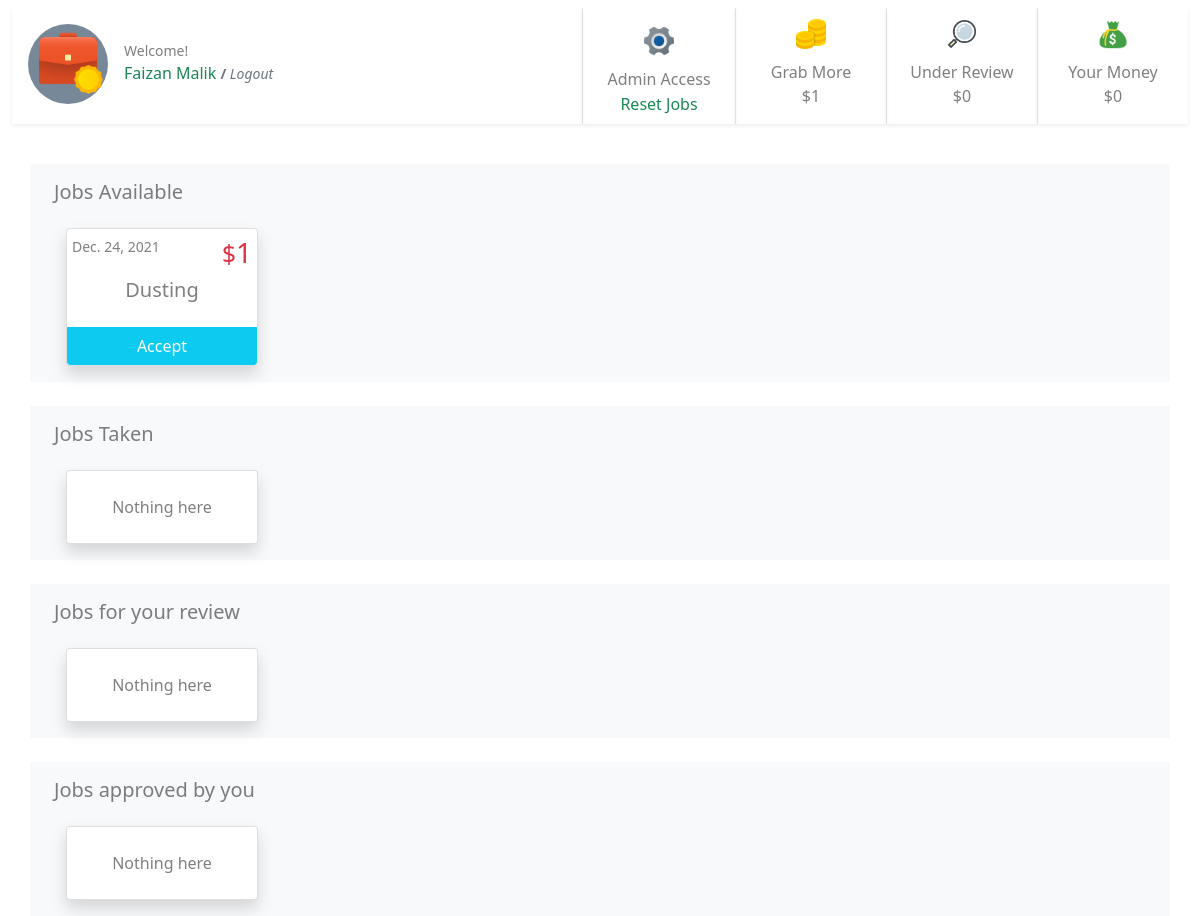
The app's page / (signed in), older data.
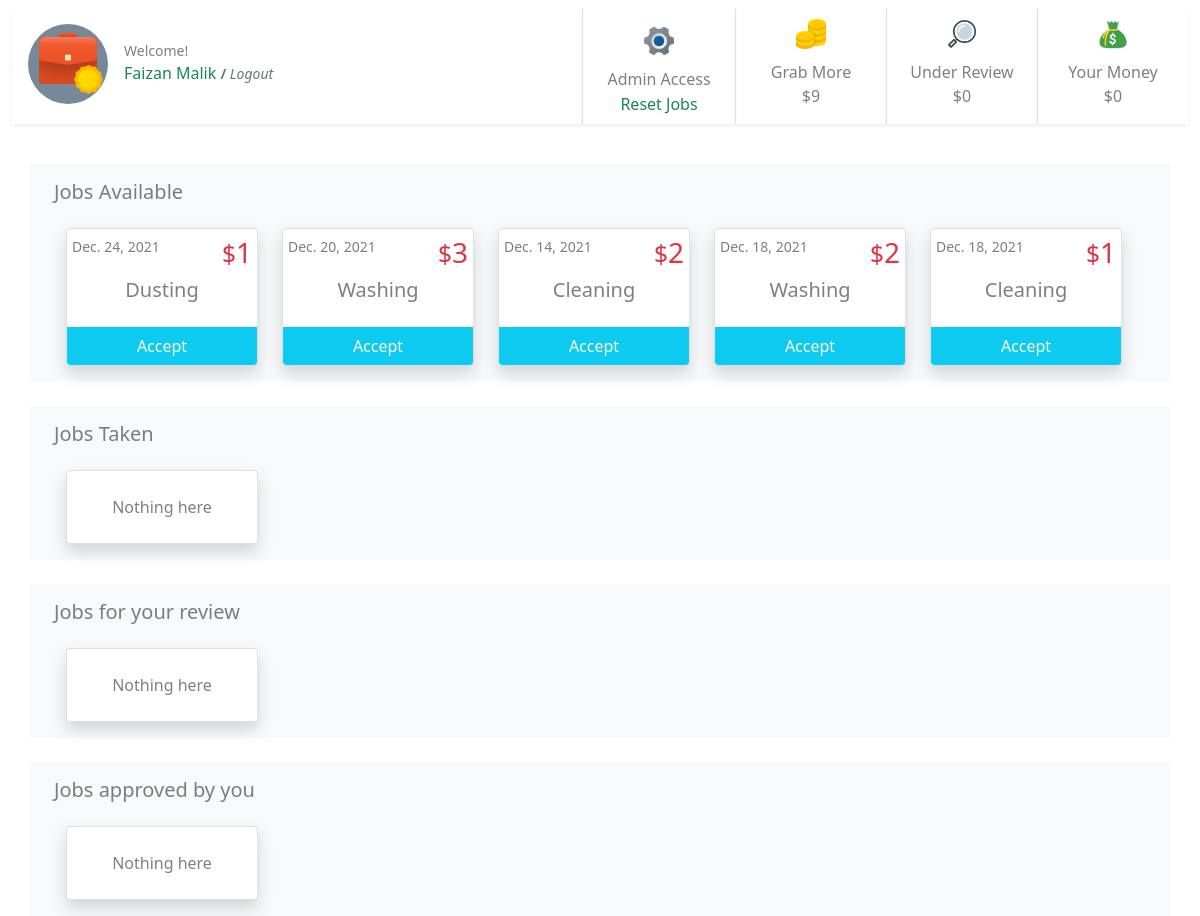
The same page, newer data.
### jobs/models.py (models this page shows, shortened)
class JobPost(models.Model):
    job_title = models.CharField(max_length=200)
    publish_date = models.DateTimeField('date published')
    job_detail = models.CharField(max_length=200)
    job_price = models.IntegerField(default=0)
    job_taken = models.BooleanField(default=False)
    job_under_review = models.BooleanField(default=False)
    job_passed_review = models.BooleanField(default=False)
    job_taken_date = models.DateTimeField('date job taken', null=True, blank=True)
    job_done = models.BooleanField(default=False)
    job_done_date = models.DateTimeField('date job completed', null=True, blank=True)
    job_taker = models.ForeignKey(User, on_delete=models.CASCADE, null=True, blank=True, related_name='job_user')
    job_creator = models.ForeignKey(User, on_delete=models.CASCADE, null=True, blank=True, related_name='job_author')
    def __str__(self):
        return self.job_title

### jobs/views.py (the view, shortened to what this page needs)
# urls.py: path('', views.index, name='index'),
@login_required
def index(request):
    print("user type : ",type(request.user))
    user = User.objects.get(username = request.user)
    user_group = Group.objects.get(user = request.user)
    print('user_group \n', user_group)
    users_in_a_group = User.objects.filter(groups=user_group)
    print('users in group \n',users_in_a_group )
    def job_creators(users_in_a_group):
        poster = None
        for u in users_in_a_group:
            job_list_1 = JobPost.objects.filter(job_creator = u).order_by('-id')[:10]
            print (u, job_list_1, len(job_list_1))
            if len(job_list_1) > 0:
                print("job creator is", u.id)
                poster = u
                print(u)
            else:
                print('None')
        return poster
    this_family_jobs = JobPost.objects.filter(job_creator=job_creators(users_in_a_group))
    print('this_family_jobs : ', this_family_jobs)
    if request.user.is_staff:
        print("I am a staff")
        my_jobs_under_review = this_family_jobs.filter(job_taker=user).filter(job_taken= True).filter(job_under_review= True).order_by('-id')[:10]
        my_jobs_acceptably_done = this_family_jobs.filter(job_taker=user).filter(job_taken=True).filter(job_done=True).filter(job_passed_review= True).order_by('-id')[:10]
        jobs_under_review = this_family_jobs.filter(job_taken= True).filter(job_under_review= True).order_by('-id')[:10]
        jobs_acceptably_done = this_family_jobs.filter(job_taken=True).filter(job_done=True).filter(job_passed_review= True).order_by('-id')[:10]
        job_list = this_family_jobs.filter(job_taken= False).order_by('-id')[:10]
        job_gone = this_family_jobs.filter(job_taken= True).order_by('-id')[:10]
        my_unfinished_jobs = this_family_jobs.filter(job_taker=user).filter(job_taken=True).filter(job_done=False).order_by('-id')[:10]
        all_unfinished_jobs = this_family_jobs.filter(job_taken=True).filter(job_done=False).order_by('-id')[:10]
        my_done_jobs = this_family_jobs.filter(job_taker=user).filter(job_done=True).order_by('-id')[:10]
        all_done_jobs = this_family_jobs.filter(job_taken=True).filter(job_done=True).order_by('-id')[:10]
        my_money_under_review_this_month = this_family_jobs.filter(job_taken=True).filter(job_under_review= True).filter(job_done=True).aggregate(Sum('job_price'))
        my_total_this_mont = this_family_jobs.filter(job_taken=True).filter(job_done=True).filter(job_passed_review= True).aggregate(Sum('job_price'))
        unclaimed = this_family_jobs.filter(job_taken= False).aggregate(Sum('job_price'))
    template = loader.get_template('jobs/index.html')
    print("Money", my_money_under_review_this_month)
    if request.user == 'AnonymousUser':
        usr = "None"
    else:
        usr = request.user
    context = {
     'job_list': job_list,
     'job_gone' : job_gone,
     'my_unfinished_jobs' : my_unfinished_jobs,
     'my_done_jobs' : my_done_jobs,
     'user': usr,
     'my_money_under_review_this_month':my_money_under_review_this_month,
     'my_total_this_mont': my_total_this_mont,
     'unclaimed': unclaimed,
     'all_unfinished_jobs' : all_unfinished_jobs,
     'all_done_jobs' : all_done_jobs,
     'jobs_acceptably_done' : jobs_acceptably_done,
     'jobs_under_review' : jobs_under_review,
     'my_jobs_acceptably_done' : my_jobs_acceptably_done,
     'my_jobs_under_review' : my_jobs_under_review,
     }
    return HttpResponse(template.render(context, request))

### jobs/templates/jobs/index.html (shortened to what the changed rows need)
{% extends "jobs/base.html" %} {% load static %} {% block user %} {{user.first_name}} {{user.last_name}}{% endblock user %} {% block content %}
<div class="container bg-light">
    <div class="row justify-content-start flex-wrap">
        {% if job_list %} {% for q in job_list %}
        <div class="card ms-4 mb-3 shadow rounded p-0" style="width: 12rem;">
            <a class="btn p-0" href="{% url 'jobs:detail' q.id%}" style="width: 100%;">
                <div class="card-body p-0">
                    <div class="d-flex justify-content-between">
                        <small class="card-text text-black-50 mt-1 ms-1">{{q.publish_date.date}}</small>
                        <h3 class="text-danger mt-1 me-1 "><small>$</small>{{q.job_price}}</h3>
                    </div>
                    <h5 class="card-title pb-3 text-center text-black-50">{{ q.job_title }}</h5>
            </a>
            <form class="text-center bg-info rounded-bottom" action="{% url 'jobs:payments' %}" method='post'>
                <input type="submit" value="Accept" class="btn btn-info text-white fs-6" style="width: 100%;">
            </form>
            </div>
        </div>
        {% endfor %} {% else %}
        <div class="card ms-4 mb-3 shadow bg-body rounded p-0" style="width: 12rem;">
            <div class="card-body mt-2 pb-0">
                <p class="card-title pb-3 text-center text-black-50">No jobs available</p>
            </div>
        </div>
        {% endif %}
    </div>
</div>
</div>
{% endblock content %} {% block sidebar %}
<div class="d-flex flex-row " style="">
    <div class="d-flex flex-row ">
        <div class=" mt-2 mb-2  text-center border-start shadow-sm">
            <div class="" style="width: 150px;">
                <div class="">
                    <p class="m-0 text-black-50 fs-6">Grab More</p> {% if unclaimed.job_price__sum != None %}
                    <p class="text-black-50 fs-6">${{unclaimed.job_price__sum}}</p>
                    {% else %}
                    <p class="text-black-50 fs-6">$0</p>
                    {% endif %}
                </div>
            </div>
        </div>
    </div>
    {% endblock sidebar %}

Row changes from the older to the newer data that the page shows:
now on this page (row edited): JobPost: publish_date "Dec. 20, 2021", job_price "3", job_title "Washing"
now on this page (row edited): JobPost: publish_date "Dec. 14, 2021", job_price "2", job_title "Cleaning"
now on this page (row edited): JobPost: publish_date "Dec. 18, 2021", job_price "2", job_title "Washing"
now on this page (row edited): JobPost: publish_date "Dec. 18, 2021", job_price "1", job_title "Cleaning"
Text that changed along with them:
{{ unclaimed.job_price__sum }}: "1" → "9"
